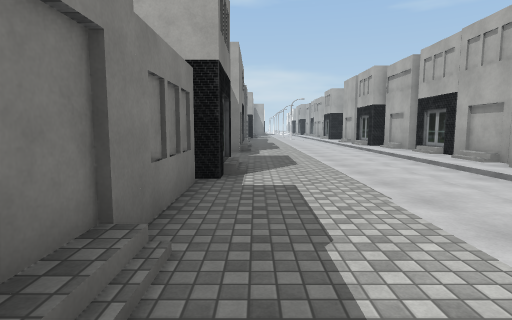
view 1 (above)

16 first-person views from a walk through a scene from a Unity 3-D project. The camera is 1.5 m above the floor, tilts 6° down and sees 80° across. The floor is counted in squares, 2 m on a side. Each view is taken from the middle of a square. On the plan, view 1 faces up. The plan holds only what a view shows up to about 10 squares ahead; the rest is blank. The place goes on beyond the plan. The player character is not drawn. Some surface patterns are stand-ins.

view 2
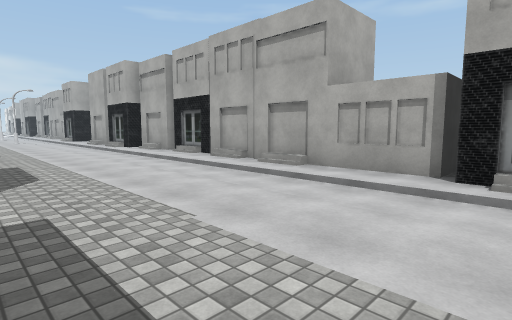

view 3
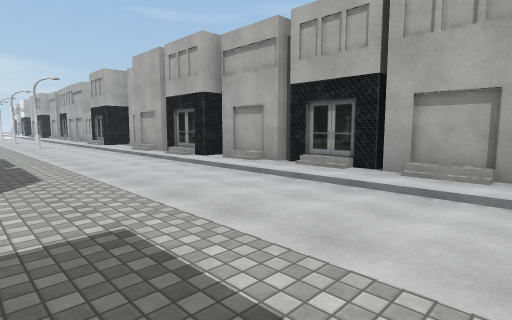

view 4
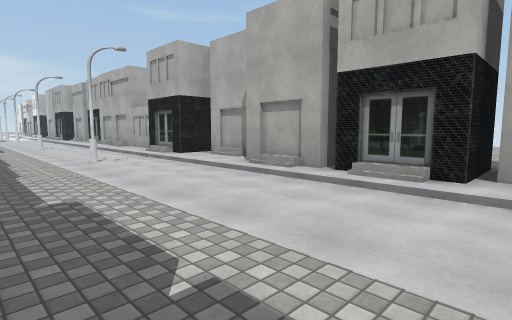

view 5
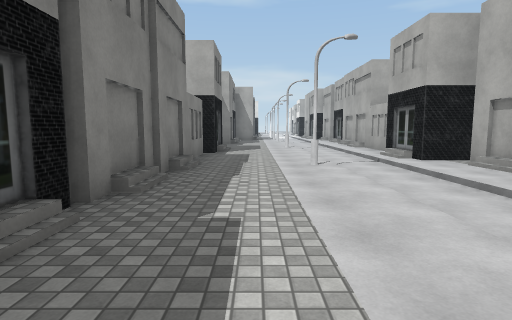

view 6
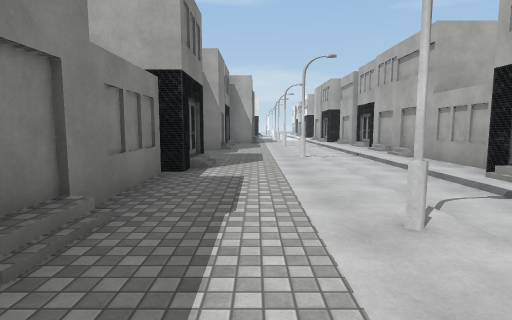

view 7
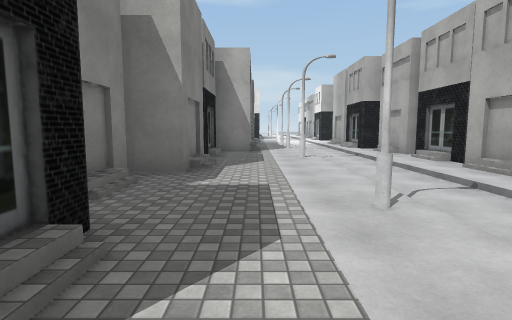

view 8
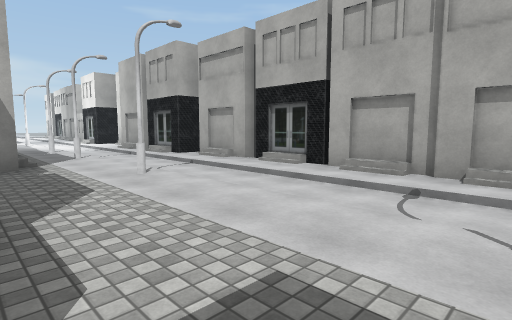

view 9
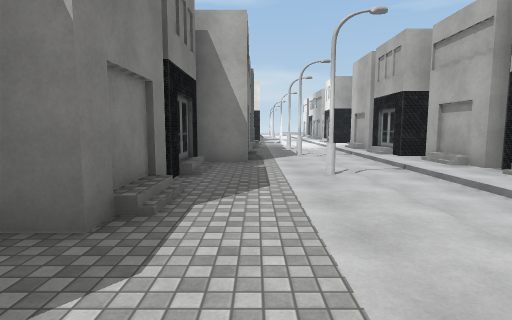

view 10
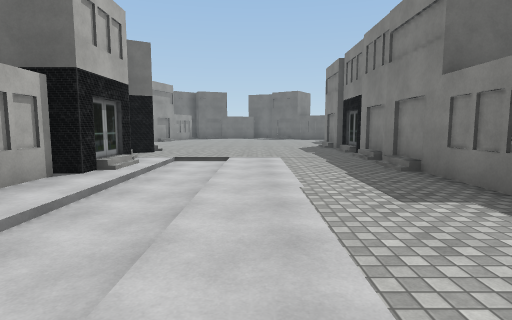

view 11
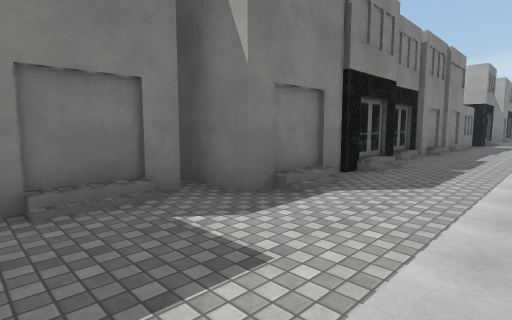

view 12
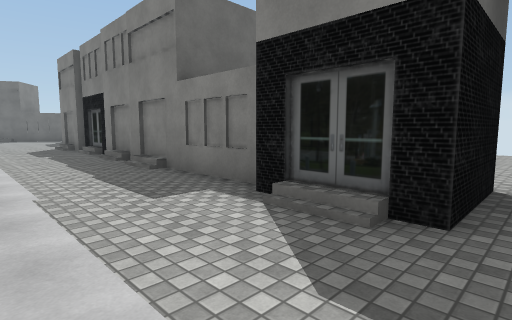

view 13
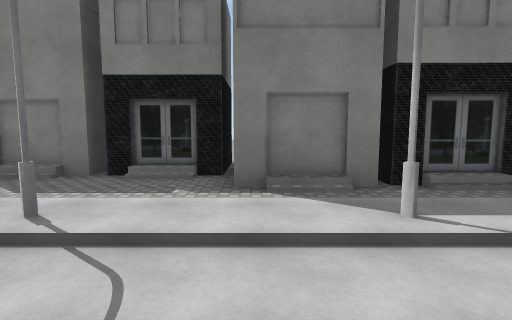

view 14
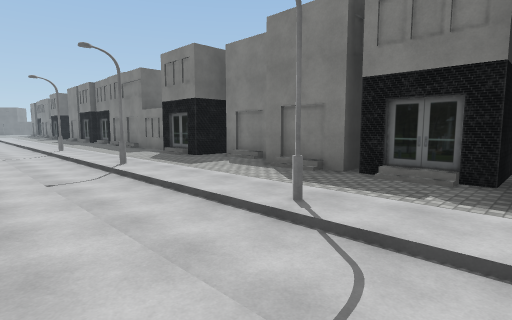

view 15
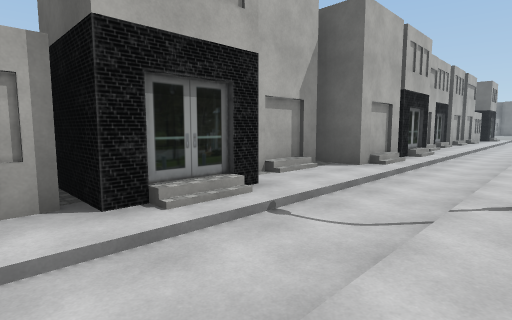

view 16
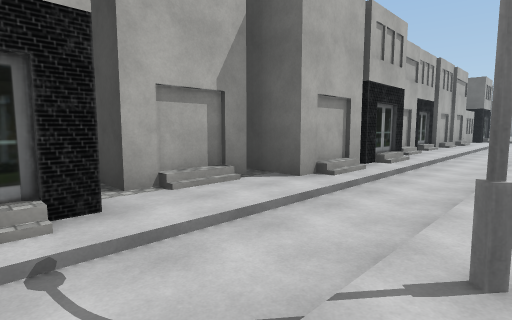

### Floor plan
Key: @ floor where view 1 was taken; # wall or solid block; . main floor; - floor 0.25 m lower than the main floor; / step, stairs or slope; O other object.
Columns run from 5 left of view 1 to 9 right of it. Each row starts with its distance up from view 1.
 35      #//-/O
 34     O#..-/#
 33      #/#-/.
 32     O#/.-//
 31    O#/..-//#O
 30     #/.#-//#O
 29    O#...-//#
 28     #/..-//#O
 27     #...-//#
 26     #...-//#
 25     O..#-//#
 24    O#...-/.#
 23     #/..-/.#
 22     #...-/O#
 21     #...-/##
 20     #...-/##
 19     #..#-/.#
 18     O...-/.O
 17     #...-/O#
 16     #...-/##
 15     #...-/.
 14     O...-/##
 13     #...-/O#...
 12     O...-//#
 11     O...-//#O
 10    ##...-//#O
  9    #....-//#
  8    #/...-/.#O
  7  .O#....-//#
  6 ...#O...-//#
  5    ##...-//#
  4     #...-/.#
  3     #...-/.#
  2     #...-/O#
  1     #...-/##
  0     O@..-/#
 -1     #..../#
 -2     O.....##
 -3     #     #

Positions as (right, up) in squares from view 1, and headings:
1: (0, 0), facing up
2: (0, 1), facing up-right
3: (0, 6), facing up-right
4: (0, 12), facing up-right
5: (1, 13), facing up
6: (1, 17), facing up
7: (1, 22), facing up
8: (0, 25), facing up-right
9: (1, 25), facing up
10: (2, 7), facing down
11: (2, 7), facing up-left
12: (2, 7), facing down-left
13: (5, 32), facing left
14: (5, 32), facing down-left
15: (2, 23), facing down-right
16: (2, 21), facing down-right
